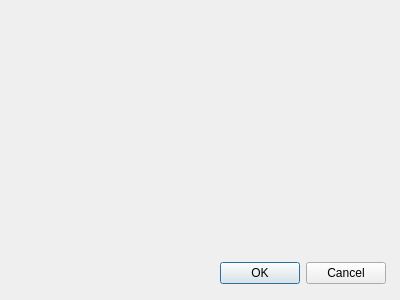
<?xml version="1.0" encoding="UTF-8"?>
<ui version="4.0">
 <class>Dialog</class>
 <widget class="QDialog" name="Dialog">
  <property name="geometry">
   <rect>
    <x>0</x>
    <y>0</y>
    <width>400</width>
    <height>300</height>
   </rect>
  </property>
  <property name="windowTitle">
   <string>Remove Outlier</string>
  </property>
  <widget class="QDialogButtonBox" name="buttonBox">
   <property name="geometry">
    <rect>
     <x>220</x>
     <y>260</y>
     <width>166</width>
     <height>27</height>
    </rect>
   </property>
   <property name="standardButtons">
    <set>QDialogButtonBox::Cancel|QDialogButtonBox::Ok</set>
   </property>
  </widget>
 </widget>
 <resources/>
 <connections/>
</ui>
